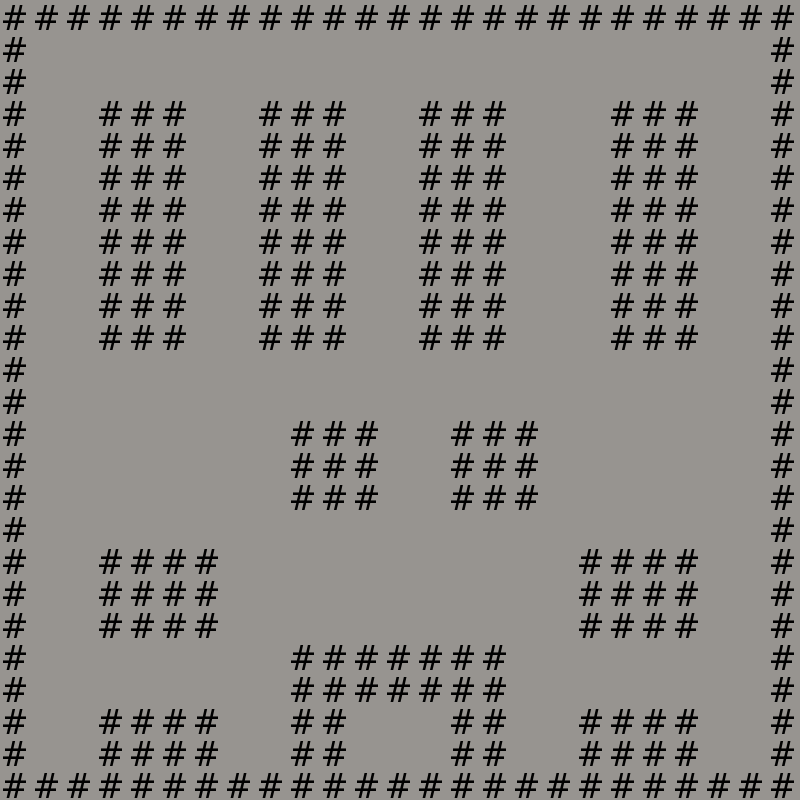

A 2D game scene composited from a Tiled map and its tileset images. What follows is a short description and the map's XML, with each tile layer's data collapsed to a summary:
An orthogonal 25x25 tile map with 32x32 px tiles, 1 tile layer (Tile Layer 1), 6 tilesets and 3 objects (tank1, tank2, player).

<map version="1.0" orientation="orthogonal" width="25" height="25" tilewidth="32" tileheight="32">
 <tileset firstgid="1" name="tankv2" tilewidth="32" tileheight="32">
  <image source="tankv2.png" width="32" height="32" />
 </tileset>
 <tileset firstgid="2" name="roadv2" tilewidth="32" tileheight="32">
  <image source="roadv2.png" width="32" height="32" />
 </tileset>
 <tileset firstgid="3" name="playerv2" tilewidth="32" tileheight="32">
  <image source="playerv2.png" width="32" height="32" />
 </tileset>
 <tileset firstgid="4" name="wallv2" tilewidth="32" tileheight="32">
  <image source="wallv2.png" width="32" height="32" />
 </tileset>
 <tileset firstgid="5" name="szczalv2" tilewidth="32" tileheight="32">
  <image source="szczalv2.png" width="32" height="32" />
 </tileset>
 <tileset firstgid="6" name="bulletpv2" tilewidth="32" tileheight="32">
  <image source="bulletpv2.png" width="32" height="32" />
 </tileset>
 <layer name="Tile Layer 1" width="25" height="25">
  <data>[625 cells, 625 non-empty, 2 distinct tile ids]</data>
 </layer>
 <objectgroup name="tanks" width="25" height="25">
  <object name="tank1" gid="1" x="32" y="768" />
  <object name="tank2" gid="1" x="544" y="288" />
 </objectgroup>
 <objectgroup name="players" width="25" height="25">
  <object name="player" gid="3" x="288" y="576" />
 </objectgroup>
 <objectgroup name="bullets" width="25" height="25" />
</map>